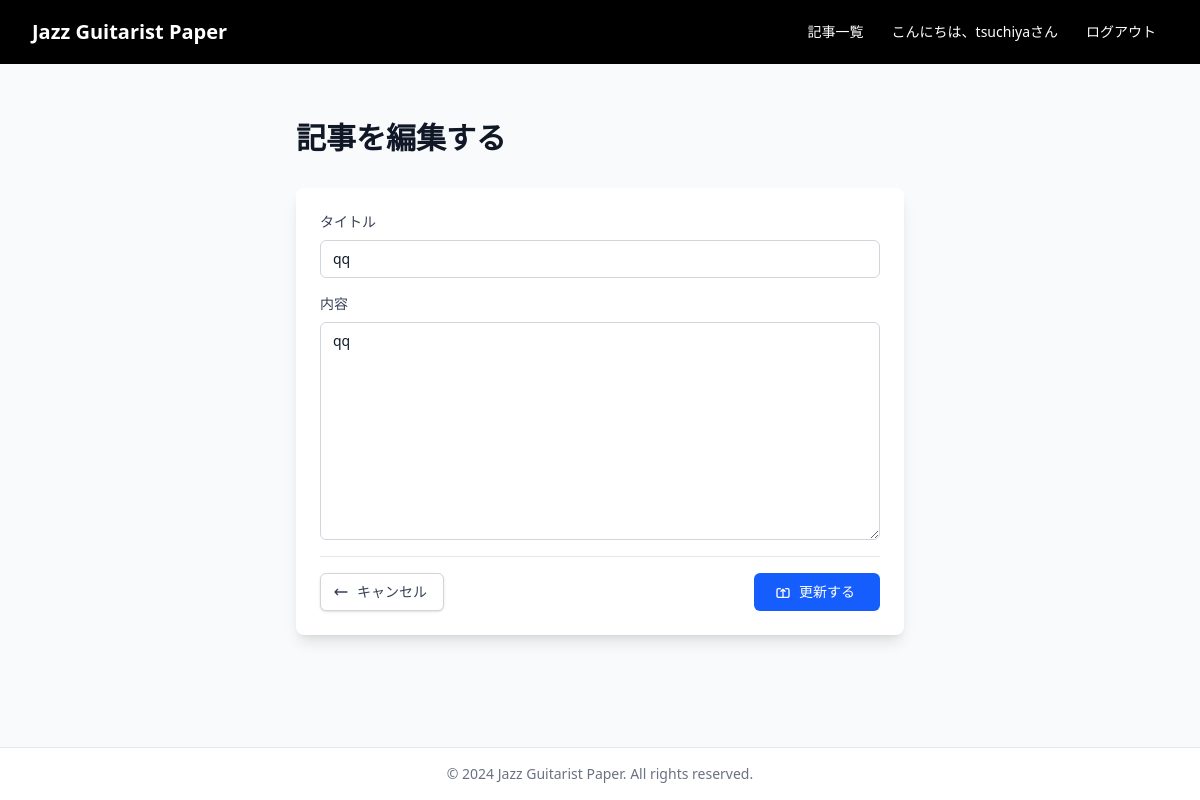
The app's page /articles/10/edit/ (signed in) with its own data.
### accounts/models.py (models this page shows, shortened)
class User(AbstractUser):
    email = models.EmailField(_('email address'), unique=True)
    USERNAME_FIELD = 'email'
    REQUIRED_FIELDS = ['username']

### articles/models.py (models this page shows, shortened)
class Article(models.Model):
    author = models.ForeignKey(
        User,
        on_delete=models.CASCADE,
        verbose_name="投稿者"
    )
    title = models.CharField(
        max_length=200,
        verbose_name="タイトル"
    )
    content = models.TextField(
        verbose_name="内容"
    )
    created_at = models.DateTimeField(
        auto_now_add=True,
        verbose_name="作成日時"
    )
    updated_at = models.DateTimeField(
        auto_now=True,
        verbose_name="更新日時"
    )
    class Meta:
        ordering = ['-created_at']
        verbose_name = "記事"
        verbose_name_plural = "記事"

### articles/views.py (the view, shortened to what this page needs)
# urls.py: path('<int:pk>/edit/', ArticleUpdateView.as_view(), name='edit'),
class ArticleUpdateView(LoginRequiredMixin, UpdateView):
    model = Article
    form_class = ArticleForm
    template_name = 'articles/edit.html'
    context_object_name = 'article'
    def get_queryset(self):
        qs = super().get_queryset()
        if self.request.user.is_staff or self.request.user.is_superuser:
            return qs
        return qs.filter(author=self.request.user)
    def get_context_data(self, **kwargs):
        context = super().get_context_data(**kwargs)
        context.update({
            'page_title': '記事を編集する',
            'cancel_url': reverse_lazy('articles:detail', kwargs={'pk': self.object.pk}),
            'cancel_text': 'キャンセル',
            'submit_text': '更新する',
            'submit_icon_path': 'M8 7H5a2 2 0 00-2 2v9a2 2 0 002 2h14a2 2 0 002-2V9a2 2 0 00-2-2h-3m-1 4l-3-3m0 0l-3 3m3-3v12'
        })
        return context

### articles/forms.py
class ArticleForm(forms.ModelForm):
    class Meta:
        model = Article
        fields = ['title', 'content']
        widgets = {
            'title': forms.TextInput(attrs={
                'class': 'relative block w-full px-3 py-2 border border-gray-300 placeholder-gray-500 text-gray-900 rounded-md focus:outline-none focus:ring-blue-500 focus:border-blue-500 focus:z-10 sm:text-sm',
                'placeholder': 'タイトルを入力してください'
            }),
            'content': forms.Textarea(attrs={
                'class': 'relative block w-full px-3 py-2 border border-gray-300 placeholder-gray-500 text-gray-900 rounded-md focus:outline-none focus:ring-blue-500 focus:border-blue-500 focus:z-10 sm:text-sm',
                'rows': 10,
                'placeholder': '記事の内容を入力してください'
            }),
        }
        labels = {
            'title': 'タイトル',
            'content': '内容',
        }

### templates/articles/edit.html (shortened to what this page needs)
{% extends 'articles/form_base.html' %}

### templates/base.html (shortened to what this page needs)
<!DOCTYPE html>
<html lang="ja">
<head>
    <script src="https://cdn.jsdelivr.net/npm/@tailwindcss/browser@4"></script>
</head>
<body class="bg-gray-50 min-h-screen flex flex-col">
    <header class="bg-black">
        <div class="max-w-7xl mx-auto px-4 sm:px-6 lg:px-8">
            <div class="flex justify-between items-center h-16">
                <div class="flex-shrink-0">
                    <h1 class="text-xl font-bold text-white">
                        <a href="/" class="text-white visited:text-white hover:text-gray-300">Jazz Guitarist Paper</a>
                    </h1>
                </div>
                <div class="hidden md:flex items-center space-x-4">
                    <a href="{% url 'articles:list' %}" class="text-white hover:text-gray-300 px-3 py-2 rounded-md text-sm font-medium">
                        記事一覧
                    </a>
                    {% if user.is_authenticated %}
                        <span class="text-sm text-white">こんにちは、{{ user.username }}さん</span>
                        <form method="post" action="{% url 'accounts:logout' %}" class="inline">
                            <button type="submit" class="text-white hover:text-gray-300 px-3 py-2 rounded-md text-sm font-medium">
                                ログアウト
                            </button>
                        </form>
                    {% endif %}
                </div>
            </div>
        </div>
    </header>
    <main class="flex-1 max-w-7xl mx-auto py-6 sm:px-6 lg:px-8 w-full">
        {% block content %}
        {% endblock %}
    </main>
    <footer class="bg-white border-t border-gray-200 flex-shrink-0">
        <div class="max-w-7xl mx-auto py-4 px-4 sm:px-6 lg:px-8">
            <div class="text-center text-sm text-gray-500">
                {% block footer %}
                &copy; 2024 Jazz Guitarist Paper. All rights reserved.
                {% endblock %}
            </div>
        </div>
    </footer>
</body>
</html>

### templates/articles/partials/form_fields.html
<div class="mb-4">
    <label for="{{ form.title.id_for_label }}" class="block text-sm font-medium text-gray-700 mb-2">
        {{ form.title.label }}
    </label>
    {{ form.title }}
</div>
<div class="mb-4">
    <label for="{{ form.content.id_for_label }}" class="block text-sm font-medium text-gray-700 mb-2">
        {{ form.content.label }}
    </label>
    {{ form.content }}
</div>

### records on screen
User: username "tsuchiya"
Article: title "qq", content "qq"

### other values on screen
{{ page_title }} "記事を編集する"
{{ cancel_text }} "キャンセル"
{{ submit_text }} "更新する"
